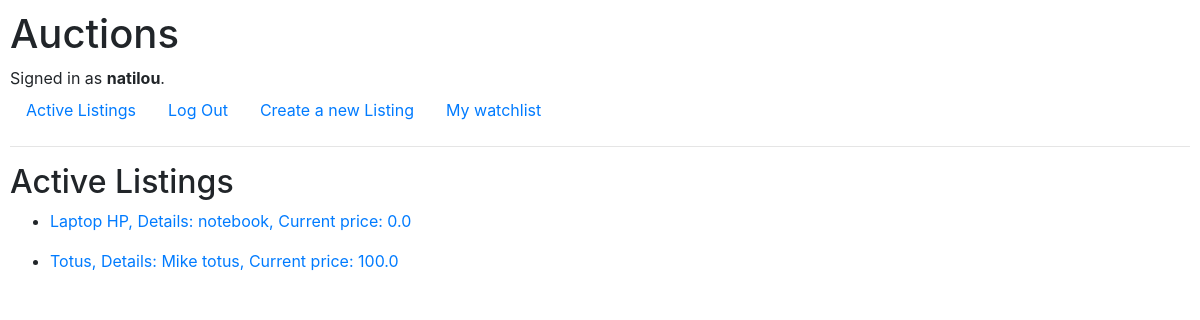
The page / (signed in) on the database its author committed.
### auctions/models.py (models this page shows, shortened)
class User(AbstractUser):
    pass

class Listing(models.Model):
    title = models.CharField(max_length=64)
    description = models.TextField(max_length=300)
    starting_price = models.FloatField()
    currency = models.CharField(max_length=4)
    image_url = models.URLField(null=True, blank=True)
    category = models.CharField(max_length=64, null=True, blank=True)
    is_active = models.BooleanField(default=True)
    user = models.ForeignKey(User, on_delete=models.CASCADE, related_name="listings")
    current_price = models.FloatField()

### auctions/views.py (the view)
# urls.py: path("", views.index, name="index"),
def index(request):
    return render(request, "auctions/index.html", {
        "listings": Listing.objects.filter(is_active = True)
    })

### auctions/templates/auctions/index.html
{% extends "auctions/layout.html" %}
{% block body %}
    <h2>Active Listings</h2>
    {% for listing in listings %}
        <ul>
            <li>
                <a href="{% url 'listing' listing.id %}"> {{listing.title}}, Details: {{listing.description}}, Current price: {{ listing.current_price }} </a>
            </li>
        </ul>
    {% endfor %}
{% endblock %}

### auctions/templates/auctions/layout.html (shortened to what this page needs)
{% load static %}
<!DOCTYPE html>
<html lang="en">
    <head>
        <link rel="stylesheet" href="https://stackpath.bootstrapcdn.com/bootstrap/4.4.1/css/bootstrap.min.css">
        <link href="{% static 'auctions/styles.css' %}" rel="stylesheet">
    </head>
    <body>
        <h1>Auctions</h1>
        <div>
            {% if user.is_authenticated %}
                Signed in as <strong>{{ user.username }}</strong>.
            {% else %}
                Not signed in.
            {% endif %}
        </div>
        <ul class="nav">
            <li class="nav-item">
                <a class="nav-link" href="{% url 'index' %}">Active Listings</a>
            </li>
            {% if user.is_authenticated %}
                <li class="nav-item">
                    <a class="nav-link" href="{% url 'logout' %}">Log Out</a>
                </li>
                <li class="nav-item">
                    <a class="nav-link" href="{% url 'new' %}">Create a new Listing</a>
                </li>
                <li class="nav-item">
                    <a class="nav-link" href="{% url 'show_watchlist' %}">My watchlist</a>
                </li>
            {% endif %}
        </ul>
        <hr>
        {% block body %}
        {% endblock %}
    </body>
</html>

### auctions/static/auctions/styles.css (style rules this page uses)
body { padding: 10px; }

### rows shown on the page
User: username "natilou"
Listing: title "Laptop HP", description "notebook", current_price "0.0"
Listing: title "Totus", description "Mike totus", current_price "100.0"
